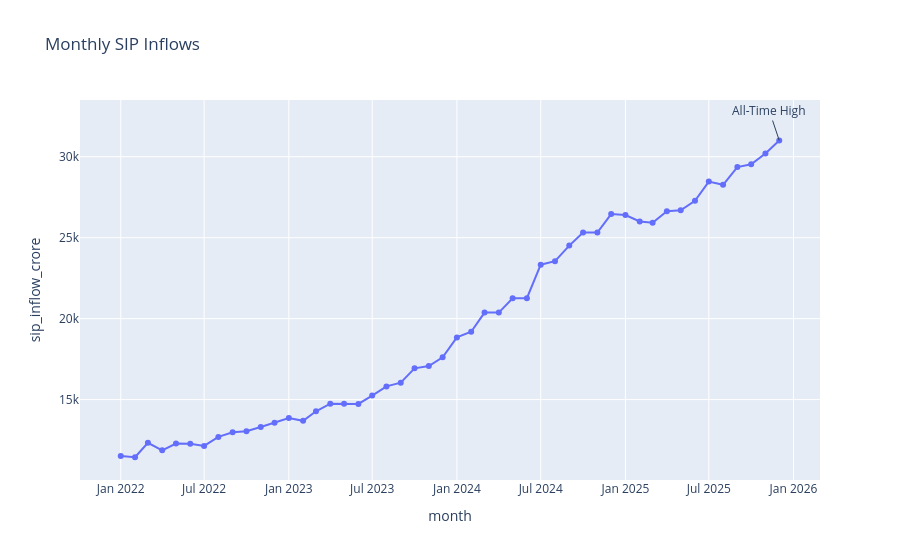

The notebook cell this image was saved under:
### Markdown cell above
Insight 2:
    
Monthly SIP inflows increased consistently and crossed ₹31,000 crore by the end of 2025.

### Code cell
sip["month"] = pd.to_datetime(sip["month"])

fig = px.line(
    sip,
    x="month",
    y="sip_inflow_crore",
    markers=True,
    title="Monthly SIP Inflows"
)

fig.add_annotation(
    x=sip.loc[
        sip["sip_inflow_crore"].idxmax(),
        "month"
    ],
    y=sip["sip_inflow_crore"].max(),
    text="All-Time High",
    showarrow=True
)

fig.show()
